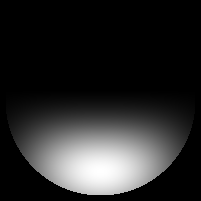
%> input picture img/tgt/SLMtarget_circ_parts1.png, 201 x 201 px
$ octave testing_rowcol_major.m   (GNU Octave 9; MATLAB toolbox functions it lacks are replaced by stand-ins)
%> lines starting %> are read from the running program, lines starting %| are printed output that depends on the picture
% testing what happens when software is column/row major
clear
close all

% image = imread("C:\Users\lito\OneDrive - Imperial College London\Documents " + ...
    % "1\Yo\Education\PhD\HoloApp\img\tgt\SLMtarget_num4.png");
image = imread("C:\Users\lito\OneDrive - Imperial College London\Documents 1\Yo\Education\PhD\HoloApp\img\tgt\SLMtarget_circ_parts1.png");
%> image is the input picture: size 201x201 uint8; min 0, max 255, mean 40.2
dims = size(image);
%> dims = [201 201]
one_way=image(:); %column major
or_another=reshape(image.',[],1); %row major

one_way = reshape(one_way,dims);
or_another = reshape(or_another,dims);
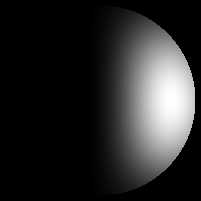
%> or_another: size 201x201 uint8; min 0, max 255, mean 40.2; mean of the top-left, top-right, bottom-left and bottom-right quarters 0.4, 79.4, 0.4, 80.1
or_another = transpose(or_another);

figure
subplot(1,2,1)
imagesc(one_way)
subplot(1,2,2)
imagesc(or_another)
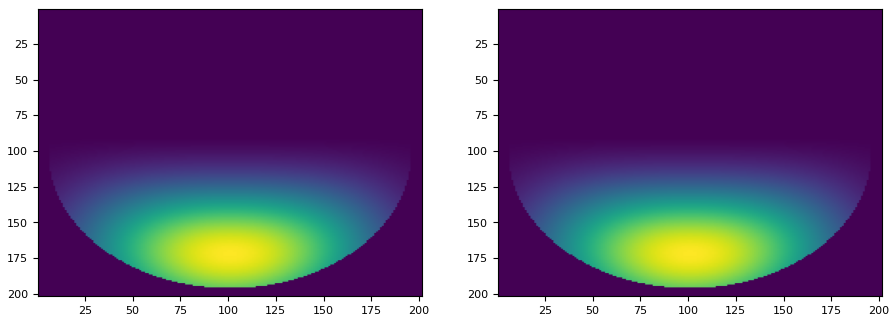
%> figure redrawn from the program's plot data, 2 panels

$ run again, with img/tgt/SLMtarget_circ_parts3.png copied over img/tgt/SLMtarget_circ_parts1.png
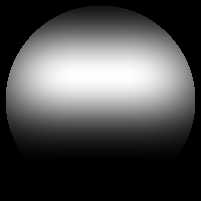
%> input picture img/tgt/SLMtarget_circ_parts3.png, 201 x 201 px
%> image is the input picture: size 201x201 uint8; min 0, max 255, mean 76.7
%> `or_another = reshape(or_another,dims);`:
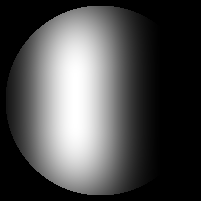
%> or_another: size 201x201 uint8; min 0, max 255, mean 76.7; mean of the top-left, top-right, bottom-left and bottom-right quarters 117.7, 35.9, 118.1, 36
%> `imagesc(or_another)`:
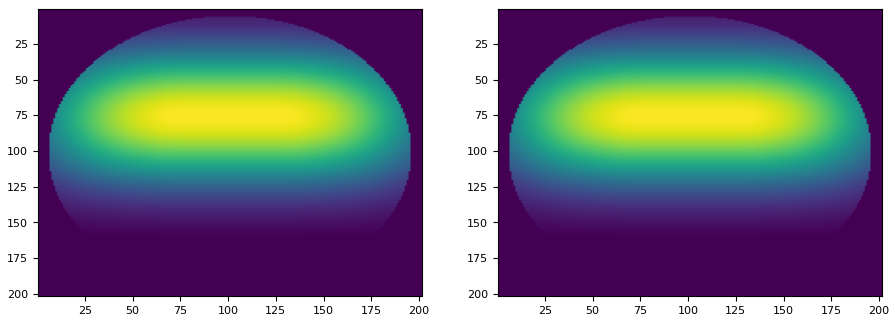
%> figure redrawn from the program's plot data, 2 panels
